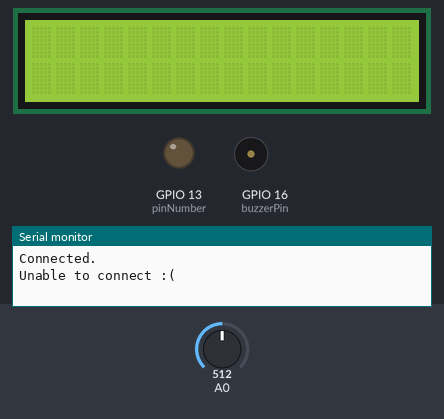
This sketch was run on a simulated ESP8266 (Wemos D1 mini). On the bench: 16×2 character LCD, output pins drawn as LEDs (lit = HIGH), buzzer (waves = sounding, pin HIGH), the last lines printed to the serial monitor. Inputs (shaded band) come from the test bench; at power-on: A0 = 512. WiFi joins after 1.5 s; servers stay silent unless stated; uploads are accepted with an empty reply.

Above: at 2.8 s.
2.9 s: A0 set to 242
9.8 s: A0 set to 219
At 13.4 s:
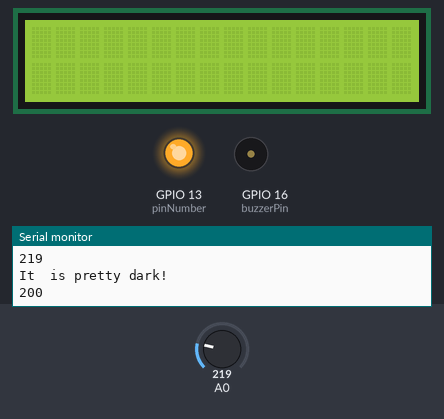
16.7 s: A0 set to 239
At 20.7 s:
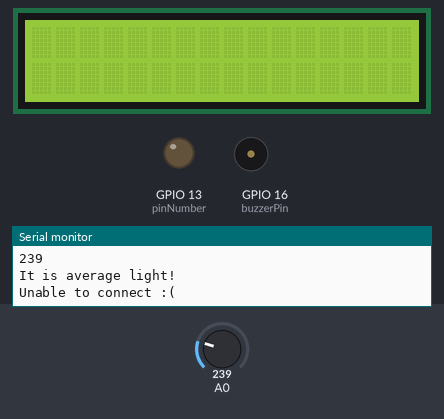
23.6 s: A0 set to 122
At 26.6 s:
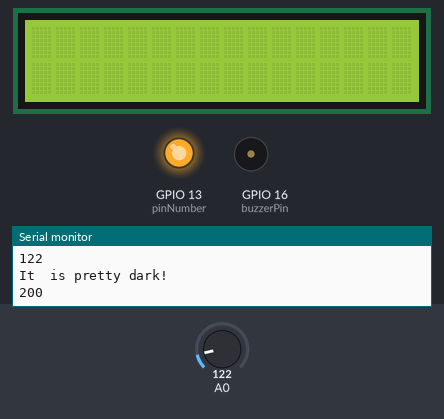
Timing chart, 0 to 28.1 s (numbered marks = the images above; inputs shaded):
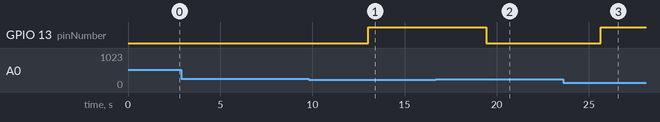

Measured:
- the behaviour switches between 229 and 228 on A0 (found by bisection; images 0 and 1)
- after the input at 9.8 s, GPIO 13 (pinNumber): LOW → HIGH after 3.2 s
- after the input at 16.7 s, GPIO 13 (pinNumber): HIGH → LOW after 2.7 s
- after the input at 23.6 s, GPIO 13 (pinNumber): LOW → HIGH after 2.0 s

The sketch:

final_version_sensors.ino
```cpp
// (licence header left out)
#include <ESP8266WiFi.h>
#include <ESP8266HTTPClient.h>
#include <WiFiClient.h>
#include <ArduinoJson.h>
#include <LiquidCrystal_I2C.h>
#include <NTPClient.h>
#include <WiFiUdp.h>
#include <DNSServer.h>
#include <ESP8266WebServer.h>
#include <WiFiManager.h>

#define PHP_URL_GET "http://benalis2.loca.lt/get_date.php"
#define PHP_URL_POST "http://benalis2.loca.lt/insert_sensor_data.php"


// Set web server port number to 80
int portNumber = 80;
WiFiServer server(portNumber);
boolean response;

// Variable to store the HTTP request
String header;

int startNumberBuffer = 1024;
DynamicJsonDocument jsonBuffer(startNumberBuffer);

WiFiUDP ntpUDP;
NTPClient timeClient(ntpUDP, "pool.ntp.org");

// set the LCD number of columns and rows
// set LCD address, number of columns and rows
int lcdColumns = 16;
int lcdRows = 2;
LiquidCrystal_I2C lcd(0x27, lcdColumns, lcdRows);

int buzzerPin = 16;
int buttonPin = 14;
int buttonState;
int ORG_X = 0;
int ORG_Y = 0;

int currentIndex = 0;

int serialStartNumber = 9600;
int initializationDelay = 1000;
int smallDelay = 10;
int dataUpdateDelay = 30000;
int connectionRetryDelay = 5000;

int lcdCol = 5;
int lcdRow = 4;
int timeOffset = 7200;

int maxTime = 60000;

int light = 0;  // store the current light value
int pinNumber = 13;
int maxLightValue = 451; // maximum light value
int minLightValue = 229; // minimum light value
int middleLightValue = 450; // middle light value

void setup() {
  Serial.begin(serialStartNumber);

  // Your WeMos tries to connect to your Wi-fi network
  WiFiManager wifiManager;

  // Uncomment and run it once, if you want to erase all the stored information
  response = wifiManager.autoConnect("calendarAP", "password");
  // or use this for auto generated name ESP + ChipID
  //wifiManager.autoConnect();

  if (response) {
    Serial.println("Connected.");
  } else {
    Serial.println("Failed to connect to network.");
  }
  server.begin();


  pinMode(buzzerPin, OUTPUT);
  pinMode(buttonPin, INPUT);

  // initialize LCD
  lcd.begin(lcdCol, lcdRow);
  lcd.init();

  // turn on LCD backlight
  lcd.backlight();
  pinMode(pinNumber, OUTPUT);


  timeClient.begin();
  timeClient.setTimeOffset(timeOffset);
}

void loop() {
  makeSound();
  regulateLight();
}


void makeSound() {
  // Initialize a wi-fi client & http client
  HTTPClient httpClient;
  WiFiClient client = server.available();

  // Set the URL of where the call should be made to.
  httpClient.begin(client, PHP_URL_GET);

  // Make the GET-request, this returns the HTTP-code.
  int httpCode = httpClient.GET();

  // Check if the response is fine.
  if (httpCode == HTTP_CODE_OK) {  // HTTP_CODE_OK == 200
    String payload = httpClient.getString();
    deserializeJson(jsonBuffer, payload);

    //Deserialize the date/time and name of the appointment
    String appointmentDateTime = jsonBuffer[currentIndex]["date_time_appointment"];
    String appointmentName = jsonBuffer[currentIndex]["name"];

    // If there are no appointments, display "No appointments"
    if (appointmentDateTime == "null" && appointmentName == "null") {
      lcd.clear();
      lcd.setCursor(ORG_X, ORG_Y);
      lcd.print("No appointments");
      return;
    }

    // loop through the list of appointments
    for (int i = 0; i <= jsonBuffer.size(); i++) {
      timeClient.update();
      String appointmentTime = jsonBuffer[i]["date_time_appointment"];
      String currentTime = timeClient.getFormattedTime();

      int indexDate = appointmentTime.indexOf(" ");
      String date = appointmentTime.substring(indexDate + 1);

      // Split the time into hours and minutes
      int indexTime = date.indexOf(":");
      int appointmentHour = date.substring(0, indexTime).toInt();
      int appointmentMinute = date.substring(indexTime + 1, indexTime + 3).toInt();

      // Compare the current time with the appointment time
      if (timeClient.getHours() == appointmentHour - 1 && timeClient.getMinutes() == appointmentMinute) {
        digitalWrite(buzzerPin, HIGH);
        Serial.println("It's time");

        // Keep the buzzer on for 60 seconds or until the button is pressed
        unsigned long startTime = millis();       // Record the start time
        while (millis() - startTime < maxTime) {  // Keep looping for 60 seconds
          buttonState = digitalRead(buttonPin);   // Check the button state

          // If the button is pressed, turn off the buzzer and exit the loop
          if (buttonState == HIGH) {
            digitalWrite(buzzerPin, LOW);
            break;
          }

          // Add a small delay to avoid excessive CPU usage
          delay(smallDelay);
        }
      }
    }

    lcd.clear();

    // Display the date and time of the appointment on the first row
    lcd.setCursor(ORG_X, ORG_Y);
    lcd.print(appointmentDateTime);

    // Display the name of the appointment on the second row.
    lcd.setCursor(ORG_X, ORG_X + 1);
    lcd.print(appointmentName);

    currentIndex = (currentIndex + 1) % jsonBuffer.size();

    delay(dataUpdateDelay);

  } else {
    Serial.println("Unable to connect :(");
  }
  delay(connectionRetryDelay);
}

void regulateLight() {

  light = analogRead(A0);  // read and save value from PR
  Serial.println(light);  // print current light value

  if (light > maxLightValue) {  // If it is bright... maximum light value
    Serial.println("It  is quite light!");
    digitalWrite(pinNumber, LOW);  //turn the LED off

  } else if (light > minLightValue && light < middleLightValue) {  // If  it is average light... middle light value
    Serial.println("It is average light!");
    digitalWrite(pinNumber, LOW);  // turn the LED off

  } else if (light < minLightValue) {  // If it's dark... minimum light value
    Serial.println("It  is pretty dark!");
    digitalWrite(pinNumber, HIGH);  // Turn the LED on


    WiFiClient client = server.available();
    HTTPClient httpClient;

    // Set the url to post data to the database and add the header
    httpClient.begin(client, PHP_URL_POST);
    httpClient.addHeader("Content-Type", "application/x-www-form-urlencoded");

    //Parse the int to a String value
    String httpRequestData = "light=" + String(light);

    //Do the POST by using httpClient.POST
    int httpResponseCode = httpClient.POST(httpRequestData);
    Serial.println(httpResponseCode);

    // Check for response
    if (httpResponseCode == HTTP_CODE_OK) {
      String payload = httpClient.getString();
      Serial.println(payload);
    } else {
      Serial.println("Unable to connect :(");
    }
  }
  delay(initializationDelay);  // don't spam the computer!
}
```
